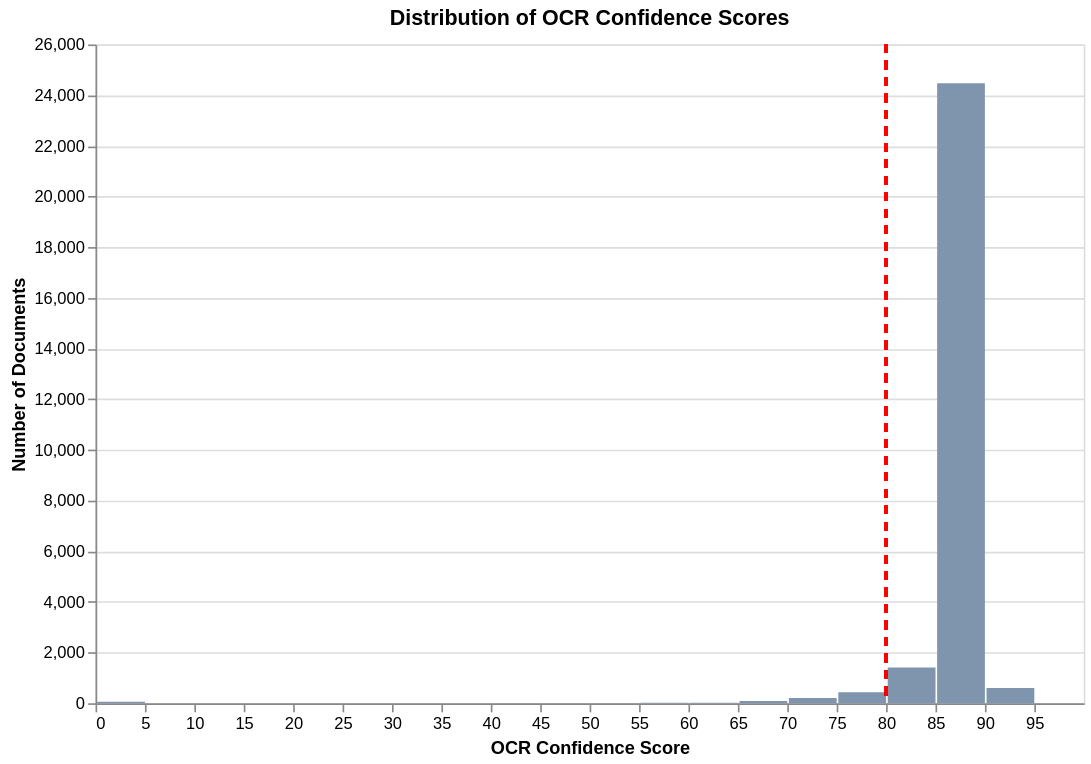

Notebook cell for this chart:
### Code cell
ocr_histogram = alt.Chart(df).mark_bar().encode(
    x=alt.X('OCR_Confidence:Q', 
            bin=alt.Bin(maxbins=30),
            title='OCR Confidence Score'),
    y=alt.Y('count():Q', 
            title='Number of Documents'),
    color=alt.value("#7f95ad"),
    tooltip=[
        alt.Tooltip('OCR_Confidence:Q', bin=True, title='OCR Confidence Range'),
        alt.Tooltip('count():Q', title='Document Count')
    ]
).properties(
    width=600,
    height=400,
    title='Distribution of OCR Confidence Scores'
)

vertical_line = alt.Chart(df).mark_rule(
    color='red',
    strokeWidth=2,
    strokeDash=[5, 5]
).encode(
    x=alt.X('OCR_Confidence:Q', scale=alt.Scale(domain=[0, 100]))
).transform_calculate(
    OCR_Confidence='80'
)


ocr_histogram_with_line = ocr_histogram + vertical_line
ocr_histogram_with_line

### Figure 1 — Vega specification as saved in the notebook (floating-point values rounded to 4 significant figures; data arrays with more than 128 entries replaced by an {"elided": "..."} marker saying what was removed)
{"$schema": "https://vega.github.io/schema/vega/v5.json", "data": [{"name": "source_0"}, {"name": "data_0", "values": [{"__count": 431, "bin_maxbins_10_OCR_Confidence": 70.0, "bin_maxbins_10_OCR_Confidence_end": 80.0, "bin_maxbins_30_OCR_Confidence": 75.0, "bin_maxbins_30_OCR_Confidence_end": 80.0}, {"__count": 24470, "bin_maxbins_10_OCR_Confidence": 80.0, "bin_maxbins_10_OCR_Confidence_end": 90.0, "bin_maxbins_30_OCR_Confidence": 85.0, "bin_maxbins_30_OCR_Confidence_end": 90.0}, {"__count": 1408, "bin_maxbins_10_OCR_Confidence": 80.0, "bin_maxbins_10_OCR_Confidence_end": 90.0, "bin_maxbins_30_OCR_Confidence": 80.0, "bin_maxbins_30_OCR_Confidence_end": 85.0}, {"__count": 86, "bin_maxbins_10_OCR_Confidence": 60.0, "bin_maxbins_10_OCR_Confidence_end": 70.0, "bin_maxbins_30_OCR_Confidence": 65.0, "bin_maxbins_30_OCR_Confidence_end": 70.0}, {"__count": 22, "bin_maxbins_10_OCR_Confidence": 60.0, "bin_maxbins_10_OCR_Confidence_end": 70.0, "bin_maxbins_30_OCR_Confidence": 60.0, "bin_maxbins_30_OCR_Confidence_end": 65.0}, {"__count": 209, "bin_maxbins_10_OCR_Confidence": 70.0, "bin_maxbins_10_OCR_Confidence_end": 80.0, "bin_maxbins_30_OCR_Confidence": 70.0, "bin_maxbins_30_OCR_Confidence_end": 75.0}, {"__count": 598, "bin_maxbins_10_OCR_Confidence": 90.0, "bin_maxbins_10_OCR_Confidence_end": 100.0, "bin_maxbins_30_OCR_Confidence": 90.0, "bin_maxbins_30_OCR_Confidence_end": 95.0}, {"__count": 62, "bin_maxbins_10_OCR_Confidence": 0.0, "bin_maxbins_10_OCR_Confidence_end": 10.0, "bin_maxbins_30_OCR_Confidence": 0.0, "bin_maxbins_30_OCR_Confidence_end": 5.0}, {"__count": 12, "bin_maxbins_10_OCR_Confidence": 50.0, "bin_maxbins_10_OCR_Confidence_end": 60.0, "bin_maxbins_30_OCR_Confidence": 50.0, "bin_maxbins_30_OCR_Confidence_end": 55.0}, {"__count": 6, "bin_maxbins_10_OCR_Confidence": 40.0, "bin_maxbins_10_OCR_Confidence_end": 50.0, "bin_maxbins_30_OCR_Confidence": 40.0, "bin_maxbins_30_OCR_Confidence_end": 45.0}, {"__count": 17, "bin_maxbins_10_OCR_Confidence": 50.0, "bin_maxbins_10_OCR_Confidence_end": 60.0, "bin_maxbins_30_OCR_Confidence": 55.0, "bin_maxbins_30_OCR_Confidence_end": 60.0}, {"__count": 4, "bin_maxbins_10_OCR_Confidence": 30.0, "bin_maxbins_10_OCR_Confidence_end": 40.0, "bin_maxbins_30_OCR_Confidence": 35.0, "bin_maxbins_30_OCR_Confidence_end": 40.0}, {"__count": 8, "bin_maxbins_10_OCR_Confidence": 40.0, "bin_maxbins_10_OCR_Confidence_end": 50.0, "bin_maxbins_30_OCR_Confidence": 45.0, "bin_maxbins_30_OCR_Confidence_end": 50.0}]}, {"name": "data_1", "values": {"elided": "27333 records"}}, {"name": "data_0_y_domain___count", "values": [{"min": 4, "max": 24470}]}], "signals": [{"name": "layer_0_bin_maxbins_30_OCR_Confidence_bins", "value": {"fields": ["OCR_Confidence"], "fname": "bin_OCR_Confidence", "start": 0.0, "step": 5.0, "stop": 95.0}}], "marks": [{"type": "rect", "name": "layer_0_marks", "from": {"data": "data_0"}, "encode": {"update": {"x": {"field": "bin_maxbins_30_OCR_Confidence_end", "scale": "x", "offset": {"signal": "0.5 + (abs(scale(\"x\", datum[\"bin_maxbins_30_OCR_Confidence_end\"]) - scale(\"x\", datum[\"bin_maxbins_30_OCR_Confidence\"])) < 0.25 ? 0.5 * (0.25 - (abs(scale(\"x\", datum[\"bin_maxbins_30_OCR_Confidence_end\"]) - scale(\"x\", datum[\"bin_maxbins_30_OCR_Confidence\"])))) : -0.5)"}}, "y2": {"value": 0, "scale": "y"}, "fill": {"value": "#7f95ad"}, "y": {"field": "__count", "scale": "y"}, "tooltip": {"signal": "{\"OCR Confidence Range\": !isValid(datum[\"bin_maxbins_10_OCR_Confidence\"]) || !isFinite(+datum[\"bin_maxbins_10_OCR_Confidence\"]) ? \"null\" : format(datum[\"bin_maxbins_10_OCR_Confidence\"], \"\") + \" – \" + format(datum[\"bin_maxbins_10_OCR_Confidence_end\"], \"\"), \"Document Count\": format(datum[\"__count\"], \"\")}"}, "x2": {"field": "bin_maxbins_30_OCR_Confidence", "scale": "x", "offset": {"signal": "0.5 + (abs(scale(\"x\", datum[\"bin_maxbins_30_OCR_Confidence_end\"]) - scale(\"x\", datum[\"bin_maxbins_30_OCR_Confidence\"])) < 0.25 ? -0.5 * (0.25 - (abs(scale(\"x\", datum[\"bin_maxbins_30_OCR_Confidence_end\"]) - scale(\"x\", datum[\"bin_maxbins_30_OCR_Confidence\"])))) : 0.5)"}}}}, "style": ["bar"]}, {"type": "rule", "name": "layer_1_marks", "from": {"data": "data_1"}, "encode": {"update": {"strokeWidth": {"value": 2}, "stroke": {"value": "red"}, "y2": {"field": {"signal": null, "datum": null, "group": "height", "parent": null}}, "strokeDash": {"value": [5, 5]}, "x": {"field": "OCR_Confidence", "scale": "x"}, "y": {"value": 0}}}, "style": ["rule"]}], "scales": [{"name": "x", "type": "linear", "domain": [0, 100], "range": [0, {"signal": "width"}], "bins": {"signal": "layer_0_bin_maxbins_30_OCR_Confidence_bins"}, "zero": false}, {"name": "y", "type": "linear", "domain": [{"signal": "(data(\"data_0_y_domain___count\")[0] || {}).min"}, {"signal": "(data(\"data_0_y_domain___count\")[0] || {}).max"}], "range": [{"signal": "height"}, 0], "zero": true, "nice": true}], "axes": [{"scale": "y", "tickCount": {"signal": "ceil(height/40)"}, "aria": false, "maxExtent": 0, "zindex": 0, "gridScale": "x", "labels": false, "grid": true, "ticks": false, "orient": "left", "domain": false, "minExtent": 0}, {"scale": "x", "title": "OCR Confidence Score", "orient": "bottom", "labelFlush": true, "grid": false, "labelOverlap": true, "tickCount": {"signal": "ceil(width/10)"}, "zindex": 0}, {"scale": "y", "tickCount": {"signal": "ceil(height/40)"}, "title": "Number of Documents", "zindex": 0, "grid": false, "labelOverlap": true, "orient": "left"}], "title": {"text": "Distribution of OCR Confidence Scores", "frame": "group"}, "width": 600, "padding": 5, "height": 400, "style": "cell", "background": "white"}
